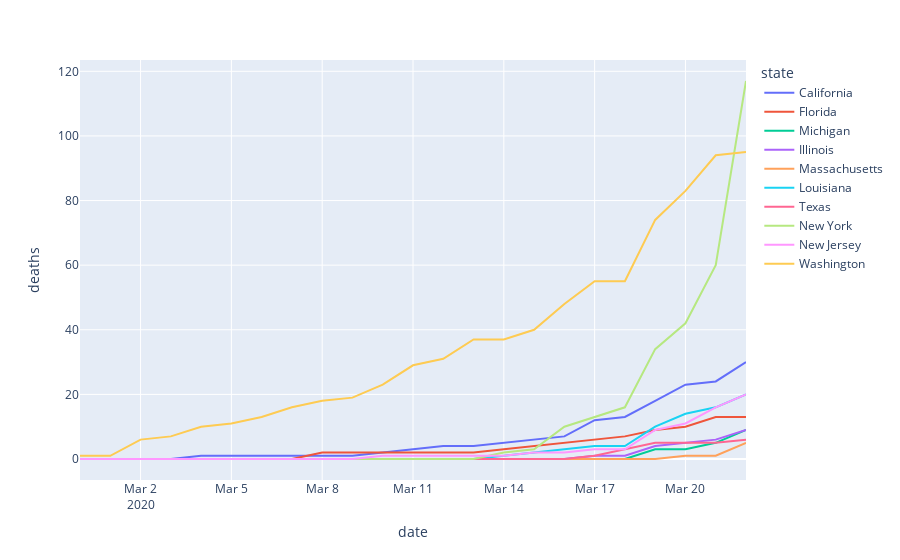

The notebook cell this image was saved under:
### Code cell
#### Plot deaths
country_deaths = covidly(scary_country_cases, y="deaths", color="country")
with open("country_deaths.html", "w") as fout:
    fout.write(to_html(country_deaths))
covidly(scary_cases, y="deaths").show()

### Figure 1 — Plotly figure (JSON) as saved in the notebook; plotly's stock layout.template omitted (floating-point values rounded to 4 significant figures)
{"data": [{"hoverlabel": {"namelength": 0}, "hovertemplate": "state=California<br>date=%{x}<br>deaths=%{y}", "legendgroup": "California", "line": {"color": "#636efa", "dash": "solid"}, "mode": "lines", "name": "California", "showlegend": true, "type": "scatter", "x": ["2020-02-29T00:00:00", "2020-03-01T00:00:00", "2020-03-02T00:00:00", "2020-03-03T00:00:00", "2020-03-04T00:00:00", "2020-03-05T00:00:00", "2020-03-06T00:00:00", "2020-03-07T00:00:00", "2020-03-08T00:00:00", "2020-03-09T00:00:00", "2020-03-10T00:00:00", "2020-03-11T00:00:00", "2020-03-12T00:00:00", "2020-03-13T00:00:00", "2020-03-14T00:00:00", "2020-03-15T00:00:00", "2020-03-16T00:00:00", "2020-03-17T00:00:00", "2020-03-18T00:00:00", "2020-03-19T00:00:00", "2020-03-20T00:00:00", "2020-03-21T00:00:00", "2020-03-22T00:00:00"], "xaxis": "x", "y": [0, 0, 0, 0, 1, 1, 1, 1, 1, 1, 2, 3, 4, 4, 5, 6, 7, 12, 13, 18, 23, 24, 30], "yaxis": "y"}, {"hoverlabel": {"namelength": 0}, "hovertemplate": "state=Florida<br>date=%{x}<br>deaths=%{y}", "legendgroup": "Florida", "line": {"color": "#EF553B", "dash": "solid"}, "mode": "lines", "name": "Florida", "showlegend": true, "type": "scatter", "x": ["2020-02-29T00:00:00", "2020-03-01T00:00:00", "2020-03-02T00:00:00", "2020-03-03T00:00:00", "2020-03-04T00:00:00", "2020-03-05T00:00:00", "2020-03-06T00:00:00", "2020-03-07T00:00:00", "2020-03-08T00:00:00", "2020-03-09T00:00:00", "2020-03-10T00:00:00", "2020-03-11T00:00:00", "2020-03-12T00:00:00", "2020-03-13T00:00:00", "2020-03-14T00:00:00", "2020-03-15T00:00:00", "2020-03-16T00:00:00", "2020-03-17T00:00:00", "2020-03-18T00:00:00", "2020-03-19T00:00:00", "2020-03-20T00:00:00", "2020-03-21T00:00:00", "2020-03-22T00:00:00"], "xaxis": "x", "y": [0, 0, 0, 0, 0, 0, 0, 0, 2, 2, 2, 2, 2, 2, 3, 4, 5, 6, 7, 9, 10, 13, 13], "yaxis": "y"}, {"hoverlabel": {"namelength": 0}, "hovertemplate": "state=Michigan<br>date=%{x}<br>deaths=%{y}", "legendgroup": "Michigan", "line": {"color": "#00cc96", "dash": "solid"}, "mode": "lines", "name": "Michigan", "showlegend": true, "type": "scatter", "x": ["2020-02-29T00:00:00", "2020-03-01T00:00:00", "2020-03-02T00:00:00", "2020-03-03T00:00:00", "2020-03-04T00:00:00", "2020-03-05T00:00:00", "2020-03-06T00:00:00", "2020-03-07T00:00:00", "2020-03-08T00:00:00", "2020-03-09T00:00:00", "2020-03-10T00:00:00", "2020-03-11T00:00:00", "2020-03-12T00:00:00", "2020-03-13T00:00:00", "2020-03-14T00:00:00", "2020-03-15T00:00:00", "2020-03-16T00:00:00", "2020-03-17T00:00:00", "2020-03-18T00:00:00", "2020-03-19T00:00:00", "2020-03-20T00:00:00", "2020-03-21T00:00:00", "2020-03-22T00:00:00"], "xaxis": "x", "y": [0, 0, 0, 0, 0, 0, 0, 0, 0, 0, 0, 0, 0, 0, 0, 0, 0, 0, 0, 3, 3, 5, 9], "yaxis": "y"}, {"hoverlabel": {"namelength": 0}, "hovertemplate": "state=Illinois<br>date=%{x}<br>deaths=%{y}", "legendgroup": "Illinois", "line": {"color": "#ab63fa", "dash": "solid"}, "mode": "lines", "name": "Illinois", "showlegend": true, "type": "scatter", "x": ["2020-02-29T00:00:00", "2020-03-01T00:00:00", "2020-03-02T00:00:00", "2020-03-03T00:00:00", "2020-03-04T00:00:00", "2020-03-05T00:00:00", "2020-03-06T00:00:00", "2020-03-07T00:00:00", "2020-03-08T00:00:00", "2020-03-09T00:00:00", "2020-03-10T00:00:00", "2020-03-11T00:00:00", "2020-03-12T00:00:00", "2020-03-13T00:00:00", "2020-03-14T00:00:00", "2020-03-15T00:00:00", "2020-03-16T00:00:00", "2020-03-17T00:00:00", "2020-03-18T00:00:00", "2020-03-19T00:00:00", "2020-03-20T00:00:00", "2020-03-21T00:00:00", "2020-03-22T00:00:00"], "xaxis": "x", "y": [0, 0, 0, 0, 0, 0, 0, 0, 0, 0, 0, 0, 0, 0, 0, 0, 0, 1, 1, 4, 5, 6, 9], "yaxis": "y"}, {"hoverlabel": {"namelength": 0}, "hovertemplate": "state=Massachusetts<br>date=%{x}<br>deaths=%{y}", "legendgroup": "Massachusetts", "line": {"color": "#FFA15A", "dash": "solid"}, "mode": "lines", "name": "Massachusetts", "showlegend": true, "type": "scatter", "x": ["2020-02-29T00:00:00", "2020-03-01T00:00:00", "2020-03-02T00:00:00", "2020-03-03T00:00:00", "2020-03-04T00:00:00", "2020-03-05T00:00:00", "2020-03-06T00:00:00", "2020-03-07T00:00:00", "2020-03-08T00:00:00", "2020-03-09T00:00:00", "2020-03-10T00:00:00", "2020-03-11T00:00:00", "2020-03-12T00:00:00", "2020-03-13T00:00:00", "2020-03-14T00:00:00", "2020-03-15T00:00:00", "2020-03-16T00:00:00", "2020-03-17T00:00:00", "2020-03-18T00:00:00", "2020-03-19T00:00:00", "2020-03-20T00:00:00", "2020-03-21T00:00:00", "2020-03-22T00:00:00"], "xaxis": "x", "y": [0, 0, 0, 0, 0, 0, 0, 0, 0, 0, 0, 0, 0, 0, 0, 0, 0, 0, 0, 0, 1, 1, 5], "yaxis": "y"}, {"hoverlabel": {"namelength": 0}, "hovertemplate": "state=Louisiana<br>date=%{x}<br>deaths=%{y}", "legendgroup": "Louisiana", "line": {"color": "#19d3f3", "dash": "solid"}, "mode": "lines", "name": "Louisiana", "showlegend": true, "type": "scatter", "x": ["2020-02-29T00:00:00", "2020-03-01T00:00:00", "2020-03-02T00:00:00", "2020-03-03T00:00:00", "2020-03-04T00:00:00", "2020-03-05T00:00:00", "2020-03-06T00:00:00", "2020-03-07T00:00:00", "2020-03-08T00:00:00", "2020-03-09T00:00:00", "2020-03-10T00:00:00", "2020-03-11T00:00:00", "2020-03-12T00:00:00", "2020-03-13T00:00:00", "2020-03-14T00:00:00", "2020-03-15T00:00:00", "2020-03-16T00:00:00", "2020-03-17T00:00:00", "2020-03-18T00:00:00", "2020-03-19T00:00:00", "2020-03-20T00:00:00", "2020-03-21T00:00:00", "2020-03-22T00:00:00"], "xaxis": "x", "y": [0, 0, 0, 0, 0, 0, 0, 0, 0, 0, 0, 0, 0, 0, 1, 2, 3, 4, 4, 10, 14, 16, 20], "yaxis": "y"}, {"hoverlabel": {"namelength": 0}, "hovertemplate": "state=Texas<br>date=%{x}<br>deaths=%{y}", "legendgroup": "Texas", "line": {"color": "#FF6692", "dash": "solid"}, "mode": "lines", "name": "Texas", "showlegend": true, "type": "scatter", "x": ["2020-02-29T00:00:00", "2020-03-01T00:00:00", "2020-03-02T00:00:00", "2020-03-03T00:00:00", "2020-03-04T00:00:00", "2020-03-05T00:00:00", "2020-03-06T00:00:00", "2020-03-07T00:00:00", "2020-03-08T00:00:00", "2020-03-09T00:00:00", "2020-03-10T00:00:00", "2020-03-11T00:00:00", "2020-03-12T00:00:00", "2020-03-13T00:00:00", "2020-03-14T00:00:00", "2020-03-15T00:00:00", "2020-03-16T00:00:00", "2020-03-17T00:00:00", "2020-03-18T00:00:00", "2020-03-19T00:00:00", "2020-03-20T00:00:00", "2020-03-21T00:00:00", "2020-03-22T00:00:00"], "xaxis": "x", "y": [0, 0, 0, 0, 0, 0, 0, 0, 0, 0, 0, 0, 0, 0, 0, 0, 0, 1, 3, 5, 5, 5, 6], "yaxis": "y"}, {"hoverlabel": {"namelength": 0}, "hovertemplate": "state=New York<br>date=%{x}<br>deaths=%{y}", "legendgroup": "New York", "line": {"color": "#B6E880", "dash": "solid"}, "mode": "lines", "name": "New York", "showlegend": true, "type": "scatter", "x": ["2020-02-29T00:00:00", "2020-03-01T00:00:00", "2020-03-02T00:00:00", "2020-03-03T00:00:00", "2020-03-04T00:00:00", "2020-03-05T00:00:00", "2020-03-06T00:00:00", "2020-03-07T00:00:00", "2020-03-08T00:00:00", "2020-03-09T00:00:00", "2020-03-10T00:00:00", "2020-03-11T00:00:00", "2020-03-12T00:00:00", "2020-03-13T00:00:00", "2020-03-14T00:00:00", "2020-03-15T00:00:00", "2020-03-16T00:00:00", "2020-03-17T00:00:00", "2020-03-18T00:00:00", "2020-03-19T00:00:00", "2020-03-20T00:00:00", "2020-03-21T00:00:00", "2020-03-22T00:00:00"], "xaxis": "x", "y": [0, 0, 0, 0, 0, 0, 0, 0, 0, 0, 0, 0, 0, 0, 2, 3, 10, 13, 16, 34, 42, 60, 117], "yaxis": "y"}, {"hoverlabel": {"namelength": 0}, "hovertemplate": "state=New Jersey<br>date=%{x}<br>deaths=%{y}", "legendgroup": "New Jersey", "line": {"color": "#FF97FF", "dash": "solid"}, "mode": "lines", "name": "New Jersey", "showlegend": true, "type": "scatter", "x": ["2020-02-29T00:00:00", "2020-03-01T00:00:00", "2020-03-02T00:00:00", "2020-03-03T00:00:00", "2020-03-04T00:00:00", "2020-03-05T00:00:00", "2020-03-06T00:00:00", "2020-03-07T00:00:00", "2020-03-08T00:00:00", "2020-03-09T00:00:00", "2020-03-10T00:00:00", "2020-03-11T00:00:00", "2020-03-12T00:00:00", "2020-03-13T00:00:00", "2020-03-14T00:00:00", "2020-03-15T00:00:00", "2020-03-16T00:00:00", "2020-03-17T00:00:00", "2020-03-18T00:00:00", "2020-03-19T00:00:00", "2020-03-20T00:00:00", "2020-03-21T00:00:00", "2020-03-22T00:00:00"], "xaxis": "x", "y": [0, 0, 0, 0, 0, 0, 0, 0, 0, 0, 1, 1, 1, 1, 1, 2, 2, 3, 3, 9, 11, 16, 20], "yaxis": "y"}, {"hoverlabel": {"namelength": 0}, "hovertemplate": "state=Washington<br>date=%{x}<br>deaths=%{y}", "legendgroup": "Washington", "line": {"color": "#FECB52", "dash": "solid"}, "mode": "lines", "name": "Washington", "showlegend": true, "type": "scatter", "x": ["2020-02-29T00:00:00", "2020-03-01T00:00:00", "2020-03-02T00:00:00", "2020-03-03T00:00:00", "2020-03-04T00:00:00", "2020-03-05T00:00:00", "2020-03-06T00:00:00", "2020-03-07T00:00:00", "2020-03-08T00:00:00", "2020-03-09T00:00:00", "2020-03-10T00:00:00", "2020-03-11T00:00:00", "2020-03-12T00:00:00", "2020-03-13T00:00:00", "2020-03-14T00:00:00", "2020-03-15T00:00:00", "2020-03-16T00:00:00", "2020-03-17T00:00:00", "2020-03-18T00:00:00", "2020-03-19T00:00:00", "2020-03-20T00:00:00", "2020-03-21T00:00:00", "2020-03-22T00:00:00"], "xaxis": "x", "y": [1, 1, 6, 7, 10, 11, 13, 16, 18, 19, 23, 29, 31, 37, 37, 40, 48, 55, 55, 74, 83, 94, 95], "yaxis": "y"}], "layout": {"legend": {"title": {"text": "state"}, "tracegroupgap": 0}, "margin": {"t": 60}, "xaxis": {"anchor": "y", "domain": [0, 1], "title": {"text": "date"}}, "yaxis": {"anchor": "x", "domain": [0, 1], "title": {"text": "deaths"}}}}
